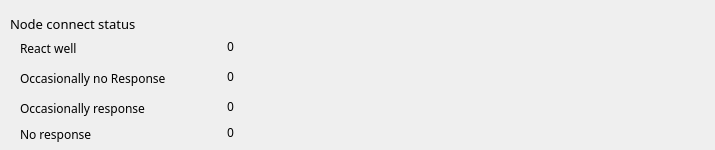
      <widget class="QFrame" name="frame_4">
       <property name="geometry">
        <rect>
         <x>0</x>
         <y>390</y>
         <width>715</width>
         <height>150</height>
        </rect>
       </property>
       <property name="sizePolicy">
        <sizepolicy hsizetype="Preferred" vsizetype="Preferred">
         <horstretch>0</horstretch>
         <verstretch>0</verstretch>
        </sizepolicy>
       </property>
       <property name="minimumSize">
        <size>
         <width>0</width>
         <height>30</height>
        </size>
       </property>
       <property name="maximumSize">
        <size>
         <width>16777215</width>
         <height>160</height>
        </size>
       </property>
       <property name="font">
        <font>
         <family>微软雅黑</family>
        </font>
       </property>
       <property name="styleSheet">
        <string notr="true"/>
       </property>
       <property name="frameShape">
        <enum>QFrame::NoFrame</enum>
       </property>
       <property name="frameShadow">
        <enum>QFrame::Raised</enum>
       </property>
       <widget class="QLabel" name="label_5">
        <property name="geometry">
         <rect>
          <x>10</x>
          <y>10</y>
          <width>141</width>
          <height>27</height>
         </rect>
        </property>
        <property name="font">
         <font>
          <family>微软雅黑</family>
          <pointsize>10</pointsize>
         </font>
        </property>
        <property name="text">
         <string>Node connect status</string>
        </property>
        <property name="wordWrap">
         <bool>false</bool>
        </property>
       </widget>
       <widget class="QLabel" name="label">
        <property name="geometry">
         <rect>
          <x>20</x>
          <y>40</y>
          <width>141</width>
          <height>16</height>
         </rect>
        </property>
        <property name="font">
         <font>
          <family>微软雅黑</family>
         </font>
        </property>
        <property name="text">
         <string>React well</string>
        </property>
       </widget>
       <widget class="QLabel" name="label_13">
        <property name="geometry">
         <rect>
          <x>20</x>
          <y>70</y>
          <width>161</width>
          <height>16</height>
         </rect>
        </property>
        <property name="font">
         <font>
          <family>微软雅黑</family>
         </font>
        </property>
        <property name="text">
         <string>Occasionally no Response</string>
        </property>
       </widget>
       <widget class="QLabel" name="label_21">
        <property name="geometry">
         <rect>
          <x>20</x>
          <y>100</y>
          <width>141</width>
          <height>16</height>
         </rect>
        </property>
        <property name="font">
         <font>
          <family>微软雅黑</family>
         </font>
        </property>
        <property name="text">
         <string>Occasionally response</string>
        </property>
       </widget>
       <widget class="QLabel" name="label_22">
        <property name="geometry">
         <rect>
          <x>20</x>
          <y>126</y>
          <width>111</width>
          <height>16</height>
         </rect>
        </property>
        <property name="font">
         <font>
          <family>微软雅黑</family>
         </font>
        </property>
        <property name="text">
         <string>No response</string>
        </property>
       </widget>
       <widget class="QLabel" name="chainConectStatusWell">
        <property name="geometry">
         <rect>
          <x>180</x>
          <y>40</y>
          <width>54</width>
          <height>12</height>
         </rect>
        </property>
        <property name="layoutDirection">
         <enum>Qt::LeftToRight</enum>
        </property>
        <property name="text">
         <string>0</string>
        </property>
        <property name="alignment">
         <set>Qt::AlignRight|Qt::AlignTrailing|Qt::AlignVCenter</set>
        </property>
       </widget>
       <widget class="QLabel" name="chainConectStatusOccasionallyNoResponse">
        <property name="geometry">
         <rect>
          <x>180</x>
          <y>70</y>
          <width>54</width>
          <height>12</height>
         </rect>
        </property>
        <property name="layoutDirection">
         <enum>Qt::LeftToRight</enum>
        </property>
        <property name="text">
         <string>0</string>
        </property>
        <property name="alignment">
         <set>Qt::AlignRight|Qt::AlignTrailing|Qt::AlignVCenter</set>
        </property>
       </widget>
       <widget class="QLabel" name="chainConectStatusOccasionallyResponse">
        <property name="geometry">
         <rect>
          <x>180</x>
          <y>100</y>
          <width>54</width>
          <height>12</height>
         </rect>
        </property>
        <property name="layoutDirection">
         <enum>Qt::LeftToRight</enum>
        </property>
        <property name="text">
         <string>0</string>
        </property>
        <property name="alignment">
         <set>Qt::AlignRight|Qt::AlignTrailing|Qt::AlignVCenter</set>
        </property>
       </widget>
       <widget class="QLabel" name="chainConectStatusNoResponse">
        <property name="geometry">
         <rect>
          <x>180</x>
          <y>126</y>
          <width>54</width>
          <height>12</height>
         </rect>
        </property>
        <property name="layoutDirection">
         <enum>Qt::LeftToRight</enum>
        </property>
        <property name="text">
         <string>0</string>
        </property>
        <property name="alignment">
         <set>Qt::AlignRight|Qt::AlignTrailing|Qt::AlignVCenter</set>
        </property>
       </widget>
      </widget>
